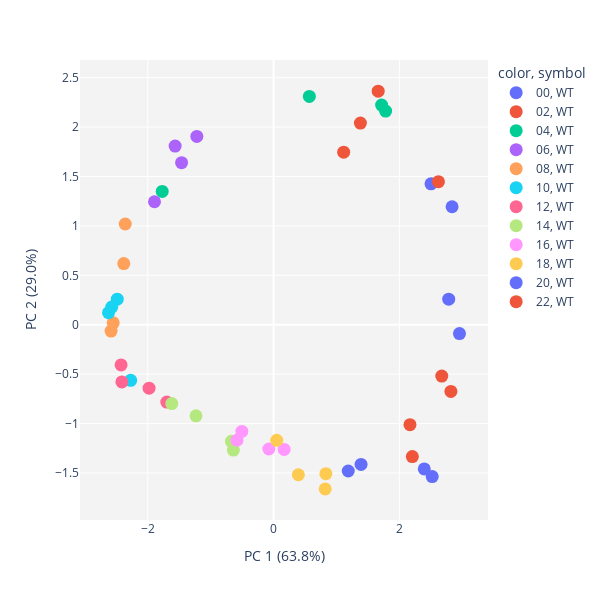
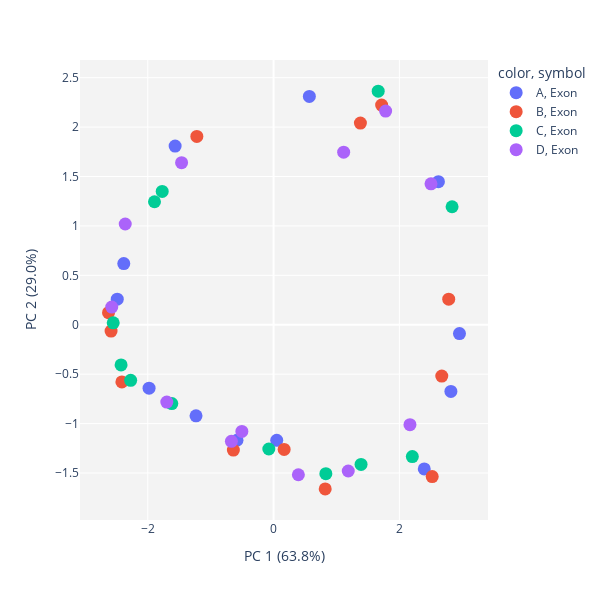
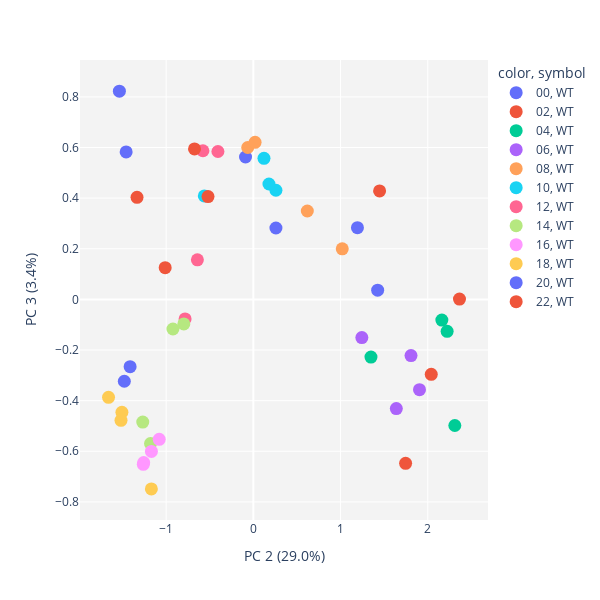
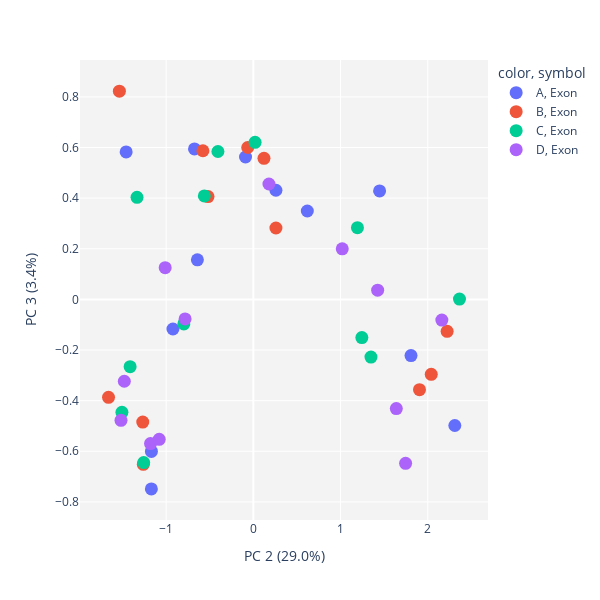

Source (notebook cell) for these figures, in order:
### Code cell
pca_all = run_PCA(dat_exons, x_1=1, x_2=2, col='time', shape='condition', scale_d=True, log=False);
run_PCA(dat_exons, x_1=1, x_2=2, col='replicate', shape='feature', scale_d=True, log=False);

run_PCA(dat_exons, x_1=2, x_2=3, col='time', shape='condition', scale_d=True, log=False);
run_PCA(dat_exons, x_1=2, x_2=3, col='replicate', shape='feature', scale_d=True, log=False);

run_PCA(dat_exons, x_1=3, x_2=4, col='time', shape='condition', scale_d=True, log=False);
run_PCA(dat_exons, x_1=3, x_2=4, col='replicate', shape='feature', scale_d=True, log=False);

### Figure 1 — Plotly figure (JSON) as saved in the notebook; plotly's stock layout.template omitted (floating-point values rounded to 4 significant figures)
{"data": [{"hovertemplate": "color=00<br>symbol=WT<br>0=%{x}<br>1=%{y}<extra></extra>", "legendgroup": "00, WT", "marker": {"color": "#636efa", "size": 13, "symbol": "circle"}, "mode": "markers", "name": "00, WT", "orientation": "v", "showlegend": true, "type": "scatter", "x": [2.956, 2.785, 2.838, 2.503], "xaxis": "x", "y": [-0.08954, 0.2591, 1.194, 1.426], "yaxis": "y"}, {"hovertemplate": "color=02<br>symbol=WT<br>0=%{x}<br>1=%{y}<extra></extra>", "legendgroup": "02, WT", "marker": {"color": "#EF553B", "size": 13, "symbol": "circle"}, "mode": "markers", "name": "02, WT", "orientation": "v", "showlegend": true, "type": "scatter", "x": [2.621, 1.381, 1.664, 1.115], "xaxis": "x", "y": [1.448, 2.04, 2.364, 1.746], "yaxis": "y"}, {"hovertemplate": "color=04<br>symbol=WT<br>0=%{x}<br>1=%{y}<extra></extra>", "legendgroup": "04, WT", "marker": {"color": "#00cc96", "size": 13, "symbol": "circle"}, "mode": "markers", "name": "04, WT", "orientation": "v", "showlegend": true, "type": "scatter", "x": [0.5691, 1.718, -1.77, 1.782], "xaxis": "x", "y": [2.31, 2.222, 1.349, 2.162], "yaxis": "y"}, {"hovertemplate": "color=06<br>symbol=WT<br>0=%{x}<br>1=%{y}<extra></extra>", "legendgroup": "06, WT", "marker": {"color": "#ab63fa", "size": 13, "symbol": "circle"}, "mode": "markers", "name": "06, WT", "orientation": "v", "showlegend": true, "type": "scatter", "x": [-1.565, -1.219, -1.893, -1.462], "xaxis": "x", "y": [1.808, 1.905, 1.244, 1.64], "yaxis": "y"}, {"hovertemplate": "color=08<br>symbol=WT<br>0=%{x}<br>1=%{y}<extra></extra>", "legendgroup": "08, WT", "marker": {"color": "#FFA15A", "size": 13, "symbol": "circle"}, "mode": "markers", "name": "08, WT", "orientation": "v", "showlegend": true, "type": "scatter", "x": [-2.381, -2.583, -2.549, -2.358], "xaxis": "x", "y": [0.6191, -0.06427, 0.01994, 1.02], "yaxis": "y"}, {"hovertemplate": "color=10<br>symbol=WT<br>0=%{x}<br>1=%{y}<extra></extra>", "legendgroup": "10, WT", "marker": {"color": "#19d3f3", "size": 13, "symbol": "circle"}, "mode": "markers", "name": "10, WT", "orientation": "v", "showlegend": true, "type": "scatter", "x": [-2.485, -2.623, -2.272, -2.572], "xaxis": "x", "y": [0.2591, 0.1221, -0.562, 0.1791], "yaxis": "y"}, {"hovertemplate": "color=12<br>symbol=WT<br>0=%{x}<br>1=%{y}<extra></extra>", "legendgroup": "12, WT", "marker": {"color": "#FF6692", "size": 13, "symbol": "circle"}, "mode": "markers", "name": "12, WT", "orientation": "v", "showlegend": true, "type": "scatter", "x": [-1.979, -2.411, -2.424, -1.697], "xaxis": "x", "y": [-0.6415, -0.578, -0.4061, -0.7826], "yaxis": "y"}, {"hovertemplate": "color=14<br>symbol=WT<br>0=%{x}<br>1=%{y}<extra></extra>", "legendgroup": "14, WT", "marker": {"color": "#B6E880", "size": 13, "symbol": "circle"}, "mode": "markers", "name": "14, WT", "orientation": "v", "showlegend": true, "type": "scatter", "x": [-1.232, -0.6388, -1.618, -0.6701], "xaxis": "x", "y": [-0.9218, -1.268, -0.7971, -1.179], "yaxis": "y"}, {"hovertemplate": "color=16<br>symbol=WT<br>0=%{x}<br>1=%{y}<extra></extra>", "legendgroup": "16, WT", "marker": {"color": "#FF97FF", "size": 13, "symbol": "circle"}, "mode": "markers", "name": "16, WT", "orientation": "v", "showlegend": true, "type": "scatter", "x": [-0.5815, 0.1684, -0.07522, -0.5036], "xaxis": "x", "y": [-1.169, -1.262, -1.257, -1.079], "yaxis": "y"}, {"hovertemplate": "color=18<br>symbol=WT<br>0=%{x}<br>1=%{y}<extra></extra>", "legendgroup": "18, WT", "marker": {"color": "#FECB52", "size": 13, "symbol": "circle"}, "mode": "markers", "name": "18, WT", "orientation": "v", "showlegend": true, "type": "scatter", "x": [0.05058, 0.8213, 0.8314, 0.3946], "xaxis": "x", "y": [-1.169, -1.66, -1.507, -1.517], "yaxis": "y"}, {"hovertemplate": "color=20<br>symbol=WT<br>0=%{x}<br>1=%{y}<extra></extra>", "legendgroup": "20, WT", "marker": {"color": "#636efa", "size": 13, "symbol": "circle"}, "mode": "markers", "name": "20, WT", "orientation": "v", "showlegend": true, "type": "scatter", "x": [2.396, 2.522, 1.391, 1.188], "xaxis": "x", "y": [-1.458, -1.536, -1.413, -1.479], "yaxis": "y"}, {"hovertemplate": "color=22<br>symbol=WT<br>0=%{x}<br>1=%{y}<extra></extra>", "legendgroup": "22, WT", "marker": {"color": "#EF553B", "size": 13, "symbol": "circle"}, "mode": "markers", "name": "22, WT", "orientation": "v", "showlegend": true, "type": "scatter", "x": [2.819, 2.674, 2.206, 2.169], "xaxis": "x", "y": [-0.6745, -0.5197, -1.334, -1.011], "yaxis": "y"}], "layout": {"height": 600, "legend": {"title": {"text": "color, symbol"}, "tracegroupgap": 0}, "margin": {"t": 60}, "plot_bgcolor": "rgb(243,243,243)", "width": 600, "xaxis": {"anchor": "y", "domain": [0, 1], "title": {"text": "PC 1 (63.8%)"}}, "yaxis": {"anchor": "x", "domain": [0, 1], "title": {"text": "PC 2 (29.0%)"}}}}

### Figure 2 — Plotly figure (JSON) as saved in the notebook; plotly's stock layout.template omitted (floating-point values rounded to 4 significant figures)
{"data": [{"hovertemplate": "color=A<br>symbol=Exon<br>0=%{x}<br>1=%{y}<extra></extra>", "legendgroup": "A, Exon", "marker": {"color": "#636efa", "size": 13, "symbol": "circle"}, "mode": "markers", "name": "A, Exon", "orientation": "v", "showlegend": true, "type": "scatter", "x": [2.956, 2.621, 0.5691, -1.565, -2.381, -2.485, -1.979, -1.232, -0.5815, 0.05058, 2.396, 2.819], "xaxis": "x", "y": [-0.08954, 1.448, 2.31, 1.808, 0.6191, 0.2591, -0.6415, -0.9218, -1.169, -1.169, -1.458, -0.6745], "yaxis": "y"}, {"hovertemplate": "color=B<br>symbol=Exon<br>0=%{x}<br>1=%{y}<extra></extra>", "legendgroup": "B, Exon", "marker": {"color": "#EF553B", "size": 13, "symbol": "circle"}, "mode": "markers", "name": "B, Exon", "orientation": "v", "showlegend": true, "type": "scatter", "x": [2.785, 1.381, 1.718, -1.219, -2.583, -2.623, -2.411, -0.6388, 0.1684, 0.8213, 2.522, 2.674], "xaxis": "x", "y": [0.2591, 2.04, 2.222, 1.905, -0.06427, 0.1221, -0.578, -1.268, -1.262, -1.66, -1.536, -0.5197], "yaxis": "y"}, {"hovertemplate": "color=C<br>symbol=Exon<br>0=%{x}<br>1=%{y}<extra></extra>", "legendgroup": "C, Exon", "marker": {"color": "#00cc96", "size": 13, "symbol": "circle"}, "mode": "markers", "name": "C, Exon", "orientation": "v", "showlegend": true, "type": "scatter", "x": [2.838, 1.664, -1.77, -1.893, -2.549, -2.272, -2.424, -1.618, -0.07522, 0.8314, 1.391, 2.206], "xaxis": "x", "y": [1.194, 2.364, 1.349, 1.244, 0.01994, -0.562, -0.4061, -0.7971, -1.257, -1.507, -1.413, -1.334], "yaxis": "y"}, {"hovertemplate": "color=D<br>symbol=Exon<br>0=%{x}<br>1=%{y}<extra></extra>", "legendgroup": "D, Exon", "marker": {"color": "#ab63fa", "size": 13, "symbol": "circle"}, "mode": "markers", "name": "D, Exon", "orientation": "v", "showlegend": true, "type": "scatter", "x": [2.503, 1.115, 1.782, -1.462, -2.358, -2.572, -1.697, -0.6701, -0.5036, 0.3946, 1.188, 2.169], "xaxis": "x", "y": [1.426, 1.746, 2.162, 1.64, 1.02, 0.1791, -0.7826, -1.179, -1.079, -1.517, -1.479, -1.011], "yaxis": "y"}], "layout": {"height": 600, "legend": {"title": {"text": "color, symbol"}, "tracegroupgap": 0}, "margin": {"t": 60}, "plot_bgcolor": "rgb(243,243,243)", "width": 600, "xaxis": {"anchor": "y", "domain": [0, 1], "title": {"text": "PC 1 (63.8%)"}}, "yaxis": {"anchor": "x", "domain": [0, 1], "title": {"text": "PC 2 (29.0%)"}}}}

### Figure 3 — Plotly figure (JSON) as saved in the notebook; plotly's stock layout.template omitted (floating-point values rounded to 4 significant figures)
{"data": [{"hovertemplate": "color=00<br>symbol=WT<br>1=%{x}<br>2=%{y}<extra></extra>", "legendgroup": "00, WT", "marker": {"color": "#636efa", "size": 13, "symbol": "circle"}, "mode": "markers", "name": "00, WT", "orientation": "v", "showlegend": true, "type": "scatter", "x": [-0.08954, 0.2591, 1.194, 1.426], "xaxis": "x", "y": [0.5625, 0.2822, 0.2833, 0.03655], "yaxis": "y"}, {"hovertemplate": "color=02<br>symbol=WT<br>1=%{x}<br>2=%{y}<extra></extra>", "legendgroup": "02, WT", "marker": {"color": "#EF553B", "size": 13, "symbol": "circle"}, "mode": "markers", "name": "02, WT", "orientation": "v", "showlegend": true, "type": "scatter", "x": [1.448, 2.04, 2.364, 1.746], "xaxis": "x", "y": [0.4286, -0.296, 0.001451, -0.6477], "yaxis": "y"}, {"hovertemplate": "color=04<br>symbol=WT<br>1=%{x}<br>2=%{y}<extra></extra>", "legendgroup": "04, WT", "marker": {"color": "#00cc96", "size": 13, "symbol": "circle"}, "mode": "markers", "name": "04, WT", "orientation": "v", "showlegend": true, "type": "scatter", "x": [2.31, 2.222, 1.349, 2.162], "xaxis": "x", "y": [-0.4982, -0.1261, -0.2277, -0.08153], "yaxis": "y"}, {"hovertemplate": "color=06<br>symbol=WT<br>1=%{x}<br>2=%{y}<extra></extra>", "legendgroup": "06, WT", "marker": {"color": "#ab63fa", "size": 13, "symbol": "circle"}, "mode": "markers", "name": "06, WT", "orientation": "v", "showlegend": true, "type": "scatter", "x": [1.808, 1.905, 1.244, 1.64], "xaxis": "x", "y": [-0.2219, -0.3566, -0.1506, -0.4314], "yaxis": "y"}, {"hovertemplate": "color=08<br>symbol=WT<br>1=%{x}<br>2=%{y}<extra></extra>", "legendgroup": "08, WT", "marker": {"color": "#FFA15A", "size": 13, "symbol": "circle"}, "mode": "markers", "name": "08, WT", "orientation": "v", "showlegend": true, "type": "scatter", "x": [0.6191, -0.06427, 0.01994, 1.02], "xaxis": "x", "y": [0.3492, 0.6001, 0.6206, 0.1997], "yaxis": "y"}, {"hovertemplate": "color=10<br>symbol=WT<br>1=%{x}<br>2=%{y}<extra></extra>", "legendgroup": "10, WT", "marker": {"color": "#19d3f3", "size": 13, "symbol": "circle"}, "mode": "markers", "name": "10, WT", "orientation": "v", "showlegend": true, "type": "scatter", "x": [0.2591, 0.1221, -0.562, 0.1791], "xaxis": "x", "y": [0.4312, 0.5573, 0.4087, 0.4559], "yaxis": "y"}, {"hovertemplate": "color=12<br>symbol=WT<br>1=%{x}<br>2=%{y}<extra></extra>", "legendgroup": "12, WT", "marker": {"color": "#FF6692", "size": 13, "symbol": "circle"}, "mode": "markers", "name": "12, WT", "orientation": "v", "showlegend": true, "type": "scatter", "x": [-0.6415, -0.578, -0.4061, -0.7826], "xaxis": "x", "y": [0.1563, 0.5873, 0.5842, -0.07721], "yaxis": "y"}, {"hovertemplate": "color=14<br>symbol=WT<br>1=%{x}<br>2=%{y}<extra></extra>", "legendgroup": "14, WT", "marker": {"color": "#B6E880", "size": 13, "symbol": "circle"}, "mode": "markers", "name": "14, WT", "orientation": "v", "showlegend": true, "type": "scatter", "x": [-0.9218, -1.268, -0.7971, -1.179], "xaxis": "x", "y": [-0.1169, -0.4844, -0.097, -0.5697], "yaxis": "y"}, {"hovertemplate": "color=16<br>symbol=WT<br>1=%{x}<br>2=%{y}<extra></extra>", "legendgroup": "16, WT", "marker": {"color": "#FF97FF", "size": 13, "symbol": "circle"}, "mode": "markers", "name": "16, WT", "orientation": "v", "showlegend": true, "type": "scatter", "x": [-1.169, -1.262, -1.257, -1.079], "xaxis": "x", "y": [-0.6005, -0.6515, -0.6446, -0.5526], "yaxis": "y"}, {"hovertemplate": "color=18<br>symbol=WT<br>1=%{x}<br>2=%{y}<extra></extra>", "legendgroup": "18, WT", "marker": {"color": "#FECB52", "size": 13, "symbol": "circle"}, "mode": "markers", "name": "18, WT", "orientation": "v", "showlegend": true, "type": "scatter", "x": [-1.169, -1.66, -1.507, -1.517], "xaxis": "x", "y": [-0.7485, -0.3867, -0.4457, -0.4776], "yaxis": "y"}, {"hovertemplate": "color=20<br>symbol=WT<br>1=%{x}<br>2=%{y}<extra></extra>", "legendgroup": "20, WT", "marker": {"color": "#636efa", "size": 13, "symbol": "circle"}, "mode": "markers", "name": "20, WT", "orientation": "v", "showlegend": true, "type": "scatter", "x": [-1.458, -1.536, -1.413, -1.479], "xaxis": "x", "y": [0.5826, 0.8228, -0.2656, -0.3234], "yaxis": "y"}, {"hovertemplate": "color=22<br>symbol=WT<br>1=%{x}<br>2=%{y}<extra></extra>", "legendgroup": "22, WT", "marker": {"color": "#EF553B", "size": 13, "symbol": "circle"}, "mode": "markers", "name": "22, WT", "orientation": "v", "showlegend": true, "type": "scatter", "x": [-0.6745, -0.5197, -1.334, -1.011], "xaxis": "x", "y": [0.5943, 0.4062, 0.4034, 0.1252], "yaxis": "y"}], "layout": {"height": 600, "legend": {"title": {"text": "color, symbol"}, "tracegroupgap": 0}, "margin": {"t": 60}, "plot_bgcolor": "rgb(243,243,243)", "width": 600, "xaxis": {"anchor": "y", "domain": [0, 1], "title": {"text": "PC 2 (29.0%)"}}, "yaxis": {"anchor": "x", "domain": [0, 1], "title": {"text": "PC 3 (3.4%)"}}}}

### Figure 4 — Plotly figure (JSON) as saved in the notebook; plotly's stock layout.template omitted (floating-point values rounded to 4 significant figures)
{"data": [{"hovertemplate": "color=A<br>symbol=Exon<br>1=%{x}<br>2=%{y}<extra></extra>", "legendgroup": "A, Exon", "marker": {"color": "#636efa", "size": 13, "symbol": "circle"}, "mode": "markers", "name": "A, Exon", "orientation": "v", "showlegend": true, "type": "scatter", "x": [-0.08954, 1.448, 2.31, 1.808, 0.6191, 0.2591, -0.6415, -0.9218, -1.169, -1.169, -1.458, -0.6745], "xaxis": "x", "y": [0.5625, 0.4286, -0.4982, -0.2219, 0.3492, 0.4312, 0.1563, -0.1169, -0.6005, -0.7485, 0.5826, 0.5943], "yaxis": "y"}, {"hovertemplate": "color=B<br>symbol=Exon<br>1=%{x}<br>2=%{y}<extra></extra>", "legendgroup": "B, Exon", "marker": {"color": "#EF553B", "size": 13, "symbol": "circle"}, "mode": "markers", "name": "B, Exon", "orientation": "v", "showlegend": true, "type": "scatter", "x": [0.2591, 2.04, 2.222, 1.905, -0.06427, 0.1221, -0.578, -1.268, -1.262, -1.66, -1.536, -0.5197], "xaxis": "x", "y": [0.2822, -0.296, -0.1261, -0.3566, 0.6001, 0.5573, 0.5873, -0.4844, -0.6515, -0.3867, 0.8228, 0.4062], "yaxis": "y"}, {"hovertemplate": "color=C<br>symbol=Exon<br>1=%{x}<br>2=%{y}<extra></extra>", "legendgroup": "C, Exon", "marker": {"color": "#00cc96", "size": 13, "symbol": "circle"}, "mode": "markers", "name": "C, Exon", "orientation": "v", "showlegend": true, "type": "scatter", "x": [1.194, 2.364, 1.349, 1.244, 0.01994, -0.562, -0.4061, -0.7971, -1.257, -1.507, -1.413, -1.334], "xaxis": "x", "y": [0.2833, 0.001451, -0.2277, -0.1506, 0.6206, 0.4087, 0.5842, -0.097, -0.6446, -0.4457, -0.2656, 0.4034], "yaxis": "y"}, {"hovertemplate": "color=D<br>symbol=Exon<br>1=%{x}<br>2=%{y}<extra></extra>", "legendgroup": "D, Exon", "marker": {"color": "#ab63fa", "size": 13, "symbol": "circle"}, "mode": "markers", "name": "D, Exon", "orientation": "v", "showlegend": true, "type": "scatter", "x": [1.426, 1.746, 2.162, 1.64, 1.02, 0.1791, -0.7826, -1.179, -1.079, -1.517, -1.479, -1.011], "xaxis": "x", "y": [0.03655, -0.6477, -0.08153, -0.4314, 0.1997, 0.4559, -0.07721, -0.5697, -0.5526, -0.4776, -0.3234, 0.1252], "yaxis": "y"}], "layout": {"height": 600, "legend": {"title": {"text": "color, symbol"}, "tracegroupgap": 0}, "margin": {"t": 60}, "plot_bgcolor": "rgb(243,243,243)", "width": 600, "xaxis": {"anchor": "y", "domain": [0, 1], "title": {"text": "PC 2 (29.0%)"}}, "yaxis": {"anchor": "x", "domain": [0, 1], "title": {"text": "PC 3 (3.4%)"}}}}
